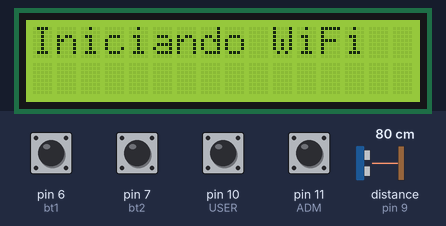
The sketch below on a simulated Arduino Uno, built with avr-gcc and run on an emulated ATmega328P. Parts: 16×2 character LCD. Inputs (shaded band) come from the test bench; at power-on: pin 6 (bt1), pin 7 (bt2), pin 10 (USER), pin 11 (ADM) HIGH, distance to the obstacle (sensor on pin 9) 80 cm. What the sketch prints to the serial monitor is not drawn.

Above: at 3.1 s.
At 9.2 s:
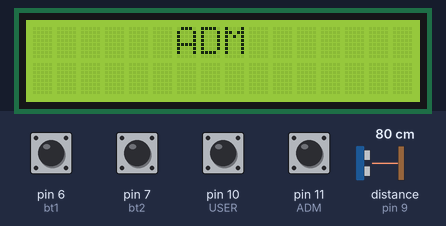
9.3 s: pin 7 (bt2) pulled LOW for 0.7 s
At 9.9 s:
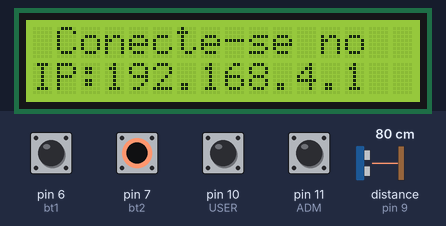
11.5 s: pin 11 (ADM) pulled LOW for 0.7 s
At 12.0 s:
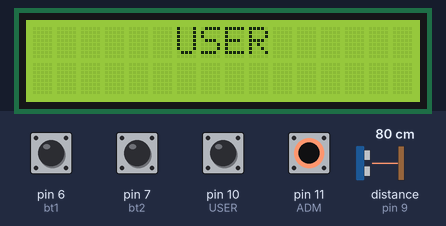
Timing chart, 0 to 14.5 s (numbered marks = the images above; inputs shaded):
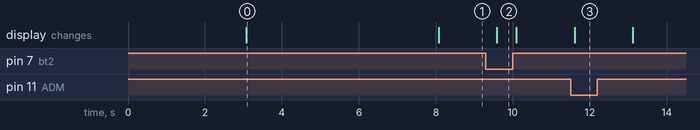

The sketch:

Arduino_Mega_2560.ino
```cpp
/***********************************************************************
*                          PROJETO_LP                                  *
*                                                                      *
*              Autor: Ramon Moreira.                                   *
*                                                                      *
*      Esse código pode ser baixado, modificado e compartilhado        *
*      com o intuito educativo.                                        *
*                                                                      *
*      Contato: ramonalexander20@gmail.com                             *
*                                                                      *
* *********************************************************************/


#include <LiquidCrystal.h>
#include <UltrasonicSensor.h>

#define TMP2 500
#define TMP1 500


void anima(void);
void menu(void);
void MSG(void);
void fotoV(void);
void ULTRAS(void);
void adm(void);
void user(void);
void desenho(void);
// variables:


int sensorValue = 0;
const float ftv = A0;

const int bt1 = 6;
const int bt2 = 7;


const int ADM = 11;
const int USER = 10;


int i= 0, j= 0;
int intro1= 0, intro2 = 0, intro3 = 0;

bool estado = false;


LiquidCrystal lcd(13, 12, 5, 4, 3, 2);

UltrasonicSensor ultrasonic(8, 9);


void setup() {

  lcd.begin(16, 2);
  Serial.begin(115200);


  int temperature = 22;
  ultrasonic.setTemperature(temperature);

  Serial.println("\n Iniciando portas\n");
  lcd.clear();
  lcd.setCursor(0, 0);
  lcd.print("Iniciando PINOS");


        pinMode(ftv, INPUT_PULLUP);
        pinMode( bt1 , INPUT_PULLUP);
        pinMode( bt2 , INPUT_PULLUP);
        pinMode( ADM , INPUT_PULLUP);
        pinMode( USER , INPUT_PULLUP);


  delay(3000);

  lcd.clear();
  lcd.setCursor(0, 0);
  lcd.print("Iniciando WiFi");
  delay(5000);

  anima();

}//**************************************************************************************


void loop() {
 menu();

}

//########################################################################################

void menu(){

  if(digitalRead(ADM) > 0){
      intro2 = 0;
      intro3 = 0;

      adm();
  }else if(digitalRead(USER) > 0){
       intro1 = 0;
       intro3 = 0;
       user();
         //****************************************
  }else{
          switch(digitalRead(bt1)){

      case 0:{

        }
      case 1:{
              lcd.clear();
              lcd.setCursor(3, 0);
              lcd.print("PROJETO LP");
              delay(500);
              break;

              break;
        }
     }//Fim Do SWITCH


             intro1 = 0;
             intro2 = 0;
             intro3 = 0;
    }//FIM DO ELSE


}//------------------------------------------------------------------------
//########################################################################################
void MSG(){

    switch(digitalRead(bt1)){

      case 1:{

              lcd.clear();
              lcd.setCursor(1, 0);
              lcd.print("Conecte-se no");
              lcd.setCursor(0, 1);
              lcd.print("IP:192.168.4.1");
              delay(TMP1);
              break;
        }
      case 0:{

              lcd.clear();
              lcd.setCursor(0, 0);
              lcd.print("WiFi: PROJETO_LP");
              lcd.setCursor(1, 1);
              lcd.print("Senha: password");
              delay(TMP1);
              break;
        }
     }

}//---------------------------------------------------------------------------

//########################################################################################
void fotoV(){
 sensorValue = analogRead(ftv);

  sensorValue = map(sensorValue, 0, 255, 0, 121);
  if (sensorValue < 120){

        sensorValue = 0;

            lcd.clear();
            lcd.setCursor(1, 0);
            lcd.print("Fotovoltaico:");
            lcd.setCursor(2, 1);
            lcd.print(String(sensorValue)+ " Volts");
            delay(TMP1);

    }else{
            lcd.clear();
            lcd.setCursor(1, 0);
            lcd.print("Fotovoltaico:");
            lcd.setCursor(2, 1);
            lcd.print(String(sensorValue/100) + "."+ (sensorValue - 100)+ " Volts");
            delay(TMP1);
    }
}//FIM DO INFRA ---------------------------------------------


void ULTRAS(){
  int distance = ultrasonic.distanceInCentimeters();
      if(distance > 30){
          distance = 30;
        }
      lcd.clear();
      lcd.setCursor(2, 0);
      lcd.print("ULTRASONICO");
      lcd.setCursor(4, 1);
      lcd.print(String(distance) + " CM");
       delay(TMP1);


}//FIM DO ULTRA SONICO---------------------------------------------------------

//########################################################################################
void adm(){

            if(intro1 == 0){
              lcd.clear();
              lcd.setCursor(6, 0);
              lcd.print("ADM");
              delay(1500);
              intro1=1;
            }

            switch(digitalRead(bt2)){

              case 0:{
                       MSG();
                       break;
                }

              case 1:{
                       ULTRAS();
                      break;
                    }


              }//FIM DO SWITCH

}//-------------------------------------------------------------


void user(){
             if(intro2 == 0){
              lcd.clear();
              lcd.setCursor(6, 0);
              lcd.print("USER");
              delay(1500);
              intro2 = 1;
            }


      switch(digitalRead(bt1)){

      case 0:{

              fotoV();
              break;
        }
      case 1:{
            //Limpa a tela
  lcd.clear();
  //Posiciona o cursor na coluna 3, linha 0;
  lcd.setCursor(3, 0);
  //Envia o texto entre aspas para o LCD
  lcd.print("PROJETO_PL");
  lcd.setCursor(3, 1);
  lcd.print(" LCD 16x2");
  delay(5000);

  //Rolagem para a esquerda
  for (int posicao = 0; posicao < 3; posicao++)
  {
    lcd.scrollDisplayLeft();
    delay(300);
  }

  //Rolagem para a direita
  for (int posicao = 0; posicao < 6; posicao++)
  {
    lcd.scrollDisplayRight();
    delay(300);
  }
            break;
        }
     }//FIM DO SWITCH

}//--------------------------------------------------------------------------


void desenho(){

  int D = 16;

  lcd.clear();
  for(i= 0 ; i != 16 ; i++){

  D -= 1;

    lcd.setCursor(i, 0);
    lcd.print(" * ");


    lcd.setCursor(D, 1);
    lcd.print(" * ");

    delay(100);
    }


}//------------------------------------------------------
//########################################################################################
```

Measured:
- after the input at 9.3 s, the display: changes after 0.28 s (image 2)
- after the input at 11.5 s, the display: changes after 0.11 s (image 3)
- what the display in image 0 shows lasts 5.0 s, from 3.1 s to 8.1 s
